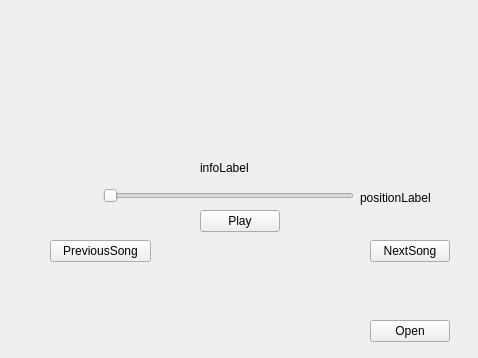
<?xml version="1.0" encoding="UTF-8"?>
<ui version="4.0">
 <class>SongPlayerUi</class>
 <widget class="QWidget" name="SongPlayerUi">
  <property name="geometry">
   <rect>
    <x>0</x>
    <y>0</y>
    <width>478</width>
    <height>358</height>
   </rect>
  </property>
  <property name="windowTitle">
   <string>Form</string>
  </property>
  <widget class="QPushButton" name="PlayButton">
   <property name="geometry">
    <rect>
     <x>200</x>
     <y>210</y>
     <width>80</width>
     <height>22</height>
    </rect>
   </property>
   <property name="styleSheet">
    <string notr="true"/>
   </property>
   <property name="text">
    <string>Play</string>
   </property>
  </widget>
  <widget class="QPushButton" name="OpenButton">
   <property name="geometry">
    <rect>
     <x>370</x>
     <y>320</y>
     <width>80</width>
     <height>22</height>
    </rect>
   </property>
   <property name="text">
    <string>Open</string>
   </property>
  </widget>
  <widget class="QLabel" name="PositionLabel">
   <property name="geometry">
    <rect>
     <x>360</x>
     <y>190</y>
     <width>80</width>
     <height>16</height>
    </rect>
   </property>
   <property name="text">
    <string>positionLabel</string>
   </property>
  </widget>
  <widget class="QSlider" name="PositionSlider">
   <property name="geometry">
    <rect>
     <x>103</x>
     <y>180</y>
     <width>251</width>
     <height>31</height>
    </rect>
   </property>
   <property name="orientation">
    <enum>Qt::Horizontal</enum>
   </property>
  </widget>
  <widget class="QLabel" name="infoLabel">
   <property name="geometry">
    <rect>
     <x>200</x>
     <y>160</y>
     <width>55</width>
     <height>16</height>
    </rect>
   </property>
   <property name="text">
    <string>infoLabel</string>
   </property>
  </widget>
  <widget class="QPushButton" name="NextSong">
   <property name="geometry">
    <rect>
     <x>370</x>
     <y>240</y>
     <width>80</width>
     <height>22</height>
    </rect>
   </property>
   <property name="text">
    <string>NextSong</string>
   </property>
  </widget>
  <widget class="QPushButton" name="PreviousSong">
   <property name="geometry">
    <rect>
     <x>50</x>
     <y>240</y>
     <width>101</width>
     <height>22</height>
    </rect>
   </property>
   <property name="text">
    <string>PreviousSong</string>
   </property>
  </widget>
 </widget>
 <resources/>
 <connections/>
</ui>
